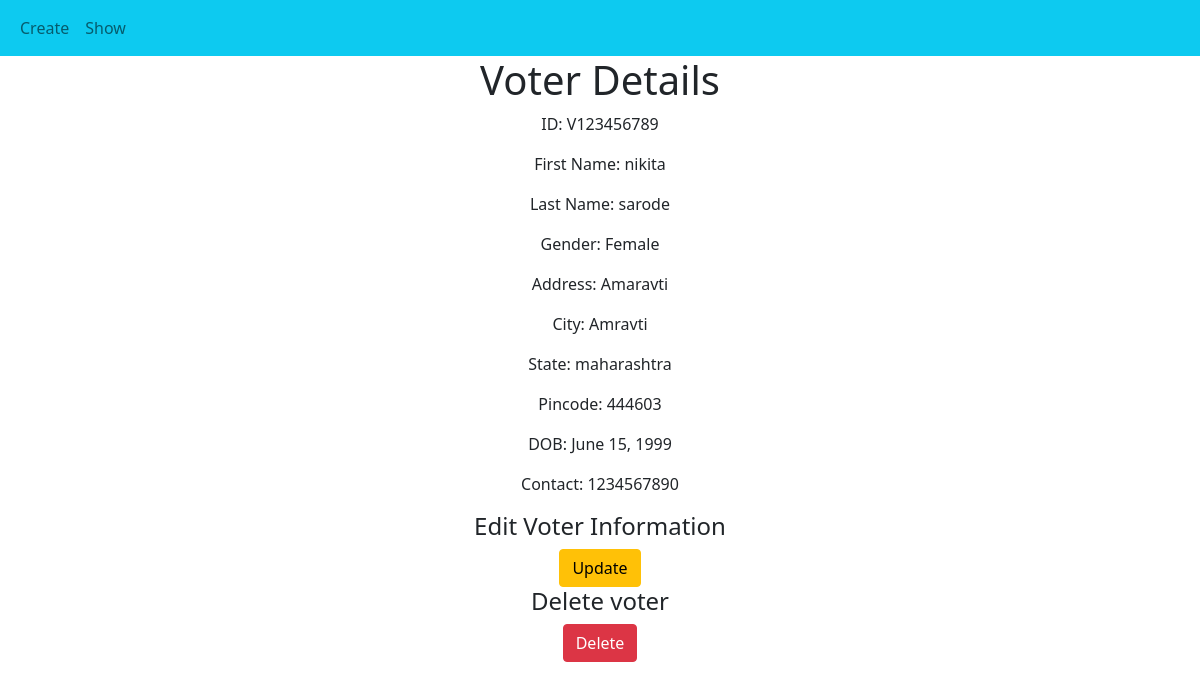
Page /details/1/ on the committed database.
### crud_app/models.py (models this page shows, shortened)
class Voter(models.Model):
    gen = [("Male", 'Male'), ("Female", "Female"), ("Other", "Other")]
    voter_id = models.CharField(max_length=10, unique=True)
    first_name = models.CharField(max_length=20)
    last_name = models.CharField(max_length=20)
    gender = models.CharField(max_length=10, choices=gen)
    address = models. CharField(max_length=30)
    city = models.CharField(max_length=10)
    state = models.CharField(max_length=20)
    pincode = models.IntegerField()
    dob = models.DateField()
    contact = models.IntegerField()

### crud_app/views.py (the view)
# urls.py: path("details/<int:pk>/", details, name='details_url'),
def details(request, pk):
    template_name = "crud_app/details.html"
    obj = Voter.objects.get(id=pk)
    form = VoterForm(instance=obj)
    context = {"obj": obj}
    return render(request, template_name, context)

### templates/crud_app/details.html (shortened to what this page needs)
{% extends 'base.html' %}
{% block content %}
<body>
<center>
    <h1>Voter Details</h1>
    <p>ID: {{ obj.voter_id }}</p>
    <p>First Name: {{ obj.first_name }}</p>
    <p>Last Name: {{ obj.last_name }}</p>
    <p>Gender: {{ obj.gender }}</p>
    <p>Address: {{ obj.address }}</p>
    <p>City: {{ obj.city }}</p>
    <p>State: {{ obj.state }}</p>
    <p>Pincode: {{ obj.pincode }}</p>
    <p>DOB: {{ obj.dob }}</p>
    <p>Contact: {{ obj.contact }}</p>
    <h4>Edit Voter Information</h4>
    <form method="post">
        <a href="{% url 'update_url' obj.id %}" class="btn btn-warning">Update</a>
        <h4>Delete voter </h4>
        <a href="{% url 'cancel_url' obj.id %}" class="btn btn-danger">Delete</a>
    </form>
</center>
</body>
{% endblock %}

### rows in the picture
Voter: voter_id "V123456789", first_name "nikita", last_name "sarode", gender "Female", address "Amaravti", city "Amravti", state "maharashtra", pincode "444603", dob "June 15, 1999", contact "1234567890"
